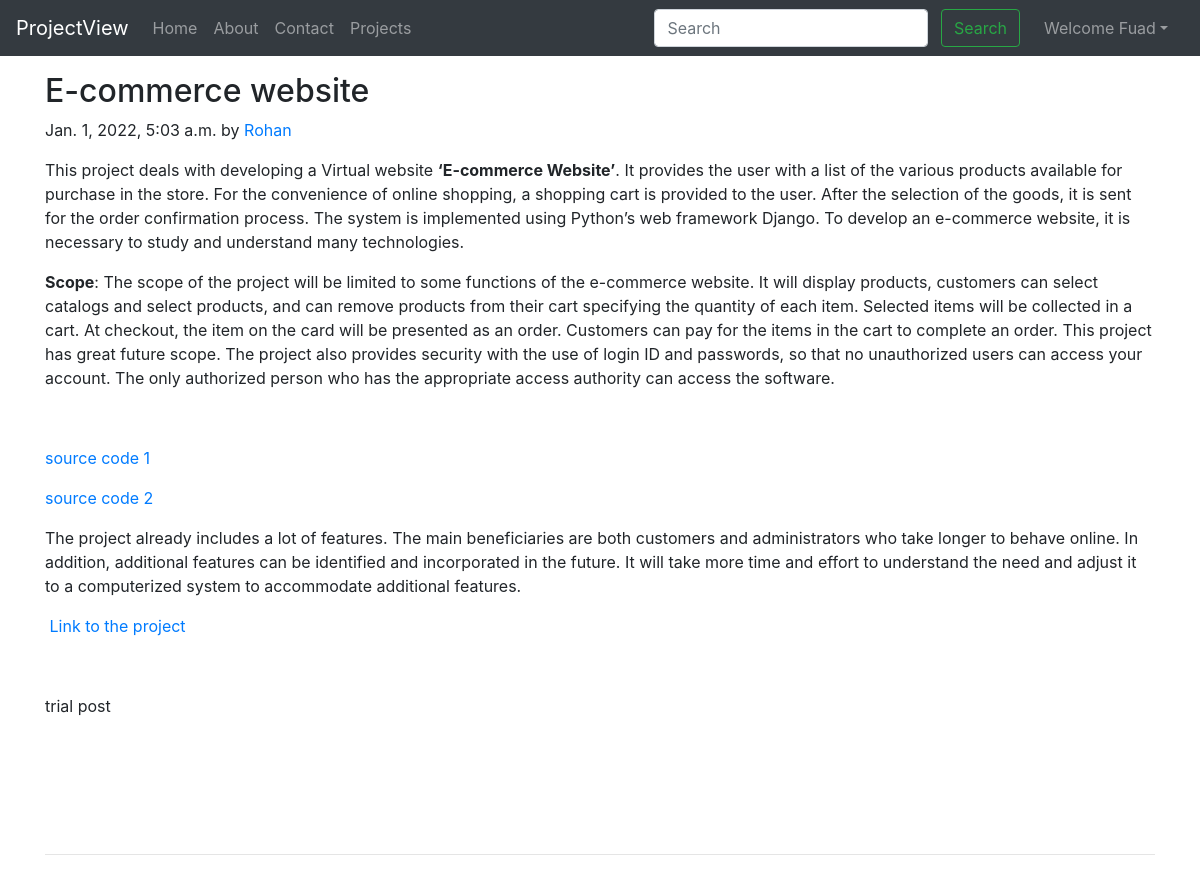
Screenshot of /project/second (signed in) with the database file from the repository.
### project/models.py (models this page shows, shortened)
class Post(models.Model):
    sno=models.AutoField(primary_key=True)
    title=models.CharField(max_length=255)
    project_by=models.CharField(max_length=14)
    slug=models.CharField(max_length=130)
    timeStamp=models.DateTimeField(blank=True)
    content= RichTextField(blank=True, null=True)

### project/views.py (the view)
# urls.py: path('<str:slug>', views.projectPost, name="projectPost"),
def projectPost(request, slug):
    post=Post.objects.filter(slug=slug).first()
    context={"post":post}
    return render(request, "project/projectPost.html", context)

### templates/project/projectPost.html (shortened to what this page needs)
{% extends 'base.html' %}
{% block body %}
<div class="container my-3">
<div class="blog-post">
        <h2 class="blog-post-title">{{post.title}}</h2>
        <p class="blog-post-meta">{{post.timeStamp}} by <a href="#">{{post.project_by}}</a></p>
        <p>{{post.content|safe}}</p>
        <hr>
      </div>
      </div>
 {% endblock %}

### templates/base.html (shortened to what this page needs)
<!doctype html>
<html lang="en">
  <head>
    <link rel="stylesheet" href="https://stackpath.bootstrapcdn.com/bootstrap/4.5.2/css/bootstrap.min.css">
  </head>
  <body>
    <nav class="navbar navbar-expand-lg navbar-dark bg-dark">
        <a class="navbar-brand" href="/">ProjectView</a>
        <div class="collapse navbar-collapse" id="navbarSupportedContent">
          <ul class="navbar-nav mr-auto">
            <li class="nav-item {% block homeactive %}  {% endblock homeactive %}">
              <a class="nav-link" href="/">Home <span class="sr-only">(current)</span></a>
            </li>
            <li class="nav-item {% block aboutactive %}  {% endblock aboutactive %}" >
              <a class="nav-link" href="/about">About</a>
            </li>
            <li class="nav-item {% block contactactive %}  {% endblock contactactive %} ">
              <a class="nav-link" href="/contact">Contact</a>
            </li>
            <li class="nav-item {% block blogactive %}  {% endblock blogactive %} ">
              <a class="nav-link" href="/project">Projects</a>
            </li>
          </ul>
          <div class="ml-auto form-inline ">
          <form method="get" action="/search"class="my-2 my-lg-0 mx-3">
            <input class="form-control mr-sm-2" type="search" placeholder="Search" aria-label="Search" name="query" id="query">
            <button class="btn btn-outline-success my-2 my-sm-0 " type="submit">Search</button>
          </form>
{% if user.is_authenticated %}
<ul class="navbar-nav mr-2">
<li class="nav-item dropdown">
<a class="nav-link dropdown-toggle" href='#' id="navbarDropdown" role="button" data-toggle="dropdown"> Welcome {{request.user}}</a>
      </li>
      </ul>
      </div>
{% endif %}
        </div>
      </nav>
      {% block body %}  {% endblock body %}
  </body>
</html>

### rows the page displays
Post: title "E-commerce website", timeStamp "Jan. 1, 2022, 5:03 a.m.", project_by "Rohan", content "This project deals with developing a Virtual website ‘E-commerce Website’ . It provides the user with a list of the various products available for purchase in the store. For the convenience of online shopping, a shopping cart is provided to the user. After the selection of the goods, it is sent for the order confirmation process. The system is implemented using Python’s web framework Django. To develop an e-commerce website, it is necessary to study and understand many technologies. Scope : The scope of the project will be limited to some functions of the e-commerce website. It will display products, customers can select catalogs and select products, and can remove products from their cart…"

### other values shown
{{ request.user }} "Fuad"
